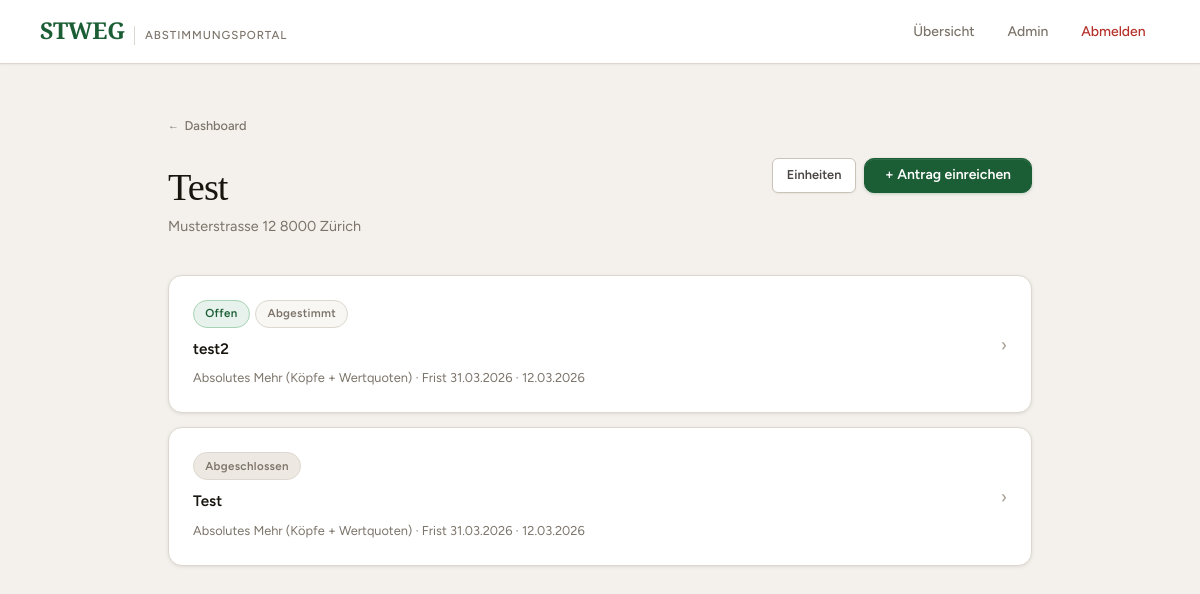
Page /community/1/ (signed in) on the earlier database version.
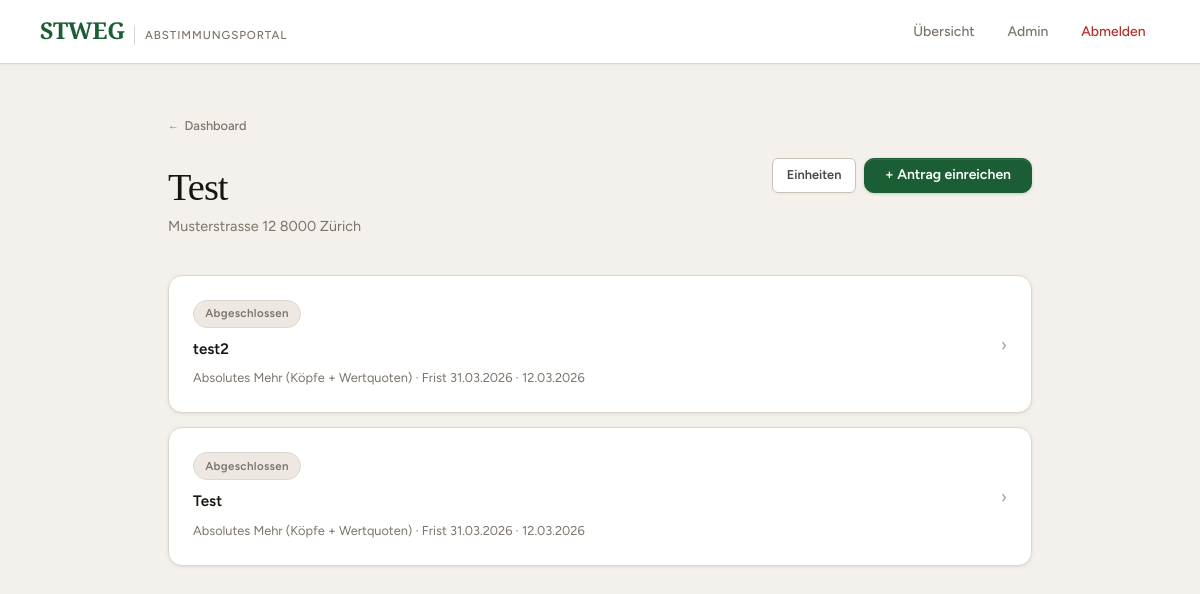
Same page on the later database version.
### voting/models.py (models this page shows, shortened)
class Proposal(models.Model):
    class Status(models.TextChoices):
        DRAFT  = 'draft',  'Entwurf'
        OPEN   = 'open',   'Offen'
        CLOSED = 'closed', 'Abgeschlossen'
    class MajorityType(models.TextChoices):
        SIMPLE    = 'simple',    'Einfaches Mehr (nur Köpfe)'
        ABSOLUTE  = 'absolute',  'Absolutes Mehr (Köpfe + Wertquoten)'
        QUALIFIED = 'qualified', 'Qualifiziertes Mehr (2/3 Köpfe + 2/3 Wertquoten)'
        UNANIMOUS = 'unanimous', 'Einstimmigkeit (alle Eigentümer müssen Ja stimmen)'
    community     = models.ForeignKey(Community, on_delete=models.CASCADE, related_name='proposals')
    created_by    = models.ForeignKey(
        User, on_delete=models.SET_NULL, null=True, related_name='created_proposals',
    )
    title         = models.CharField(max_length=300, verbose_name="Titel")
    description   = models.TextField(verbose_name="Beschreibung")
    majority_type = models.CharField(
        max_length=10, choices=MajorityType.choices, default=MajorityType.ABSOLUTE,
        verbose_name="Mehrheitsart",
    )
    status     = models.CharField(max_length=10, choices=Status.choices, default=Status.DRAFT)
    created_at = models.DateTimeField(auto_now_add=True)
    opened_at  = models.DateTimeField(null=True, blank=True)
    closed_at  = models.DateTimeField(null=True, blank=True)
    deadline   = models.DateTimeField(null=True, blank=True, verbose_name="Abstimmungsfrist")
    def open(self):
        self.status    = self.Status.OPEN
        self.opened_at = timezone.now()
        self.save()
    @property
    def deadline_passed(self):
        return self.deadline and timezone.now() > self.deadline
    class Meta:
        verbose_name        = "Antrag"
        verbose_name_plural = "Anträge"
        ordering            = ['-created_at']

### voting/views.py (the view, shortened to what this page needs)
@login_required
def proposal_list(request, community_id):
    community = get_object_or_404(Community, id=community_id)
    if not community.can_manage(request.user):
        messages.error(request, "Kein Zugang.")
        return redirect('voting:dashboard')
    is_admin_flag = community.is_admin(request.user)
    if is_admin_flag:
        proposals = community.proposals.all()
    user_units  = Unit.objects.filter(owner=request.user, community=community)
    voted_ids   = set(Vote.objects.filter(unit__in=user_units).values_list('proposal_id', flat=True))
    fully_voted_ids = set()
    for proposal in proposals:
        uc = user_units.count()
        vc = Vote.objects.filter(proposal=proposal, unit__in=user_units).count()
        if uc > 0 and vc >= uc:
            fully_voted_ids.add(proposal.id)
    return render(request, 'voting/proposal_list.html', {
        'community':       community,
        'proposals':       proposals,
        'voted_ids':       voted_ids,
        'fully_voted_ids': fully_voted_ids,
        'is_admin':        is_admin_flag,
        'my_units':        user_units,
    })

### voting/models.py (called while the page is built)
    def can_manage(self, user):
        return (
            self.units.filter(owner=user).exists()
            or self.created_by == user
            or user.is_staff
            or self.memberships.filter(user=user).exists()
        )

    def is_admin(self, user):
        return (
            self.created_by == user
            or user.is_staff
            or self.memberships.filter(
                user=user, role=CommunityMembership.Role.MANAGER
            ).exists()
        )

### voting/templates/voting/proposal_list.html (shortened to what this page needs)
{% extends "voting/base.html" %}
{% block content %}
<div class="page-header flex-between">
    <div>
        <a href="{% url 'voting:dashboard' %}" class="back-link">Dashboard</a>
        <h1>{{ community.name }}</h1>
        <p>{{ community.address }}</p>
    </div>
    <div class="flex gap-1">
        {% if is_admin %}
        <a href="{% url 'voting:unit_manage' community.id %}" class="btn btn-outline btn-sm">Einheiten</a>
        {% endif %}
        <a href="{% url 'voting:proposal_create' community.id %}" class="btn btn-primary">+ Antrag einreichen</a>
    </div>
</div>
{% if proposals %}
{% for proposal in proposals %}
<a href="{% url 'voting:proposal_detail' proposal.pk %}" class="card-link">
    <div class="card card-interactive">
        <div class="flex-between items-center">
            <div style="flex:1;min-width:0;">
                <div class="flex items-center gap-xs" style="margin-bottom:0.55rem;flex-wrap:wrap;">
                    {% if proposal.status == 'open' %}
                        <span class="badge badge-open">Offen</span>
                        {% if proposal.id in fully_voted_ids %}
                            <span class="badge badge-done">Abgestimmt</span>
                        {% elif proposal.id in voted_ids %}
                            <span class="badge badge-pending">Teilweise abgestimmt</span>
                        {% else %}
                            <span class="badge badge-pending">Ausstehend</span>
                        {% endif %}
                    {% elif proposal.status == 'draft' %}
                        <span class="badge badge-draft">Entwurf</span>
                        {% if proposal.created_by == request.user and not is_admin %}
                            <span class="badge badge-pending" style="font-size:0.72rem;">⏳ Wartet auf Freigabe</span>
                        {% endif %}
                    {% else %}
                        <span class="badge badge-closed">Abgeschlossen</span>
                    {% endif %}
                </div>
                <div class="card-title">{{ proposal.title }}</div>
                <div class="card-meta" style="margin-top:0.2rem;">
                    {{ proposal.get_majority_type_display }}
                    {% if proposal.deadline %} &middot; Frist {{ proposal.deadline|date:"d.m.Y" }}{% endif %}
                    &middot; {{ proposal.created_at|date:"d.m.Y" }}
                </div>
            </div>
            <span style="color:var(--border-strong);font-size:1.1rem;margin-left:1rem;flex-shrink:0;">&rsaquo;</span>
        </div>
    </div>
</a>
{% endfor %}
{% endif %}
{% endblock %}

Differences in the rows shown:
changed Proposal "test2": status "Offen Abgestimmt" → "Abgeschlossen"
